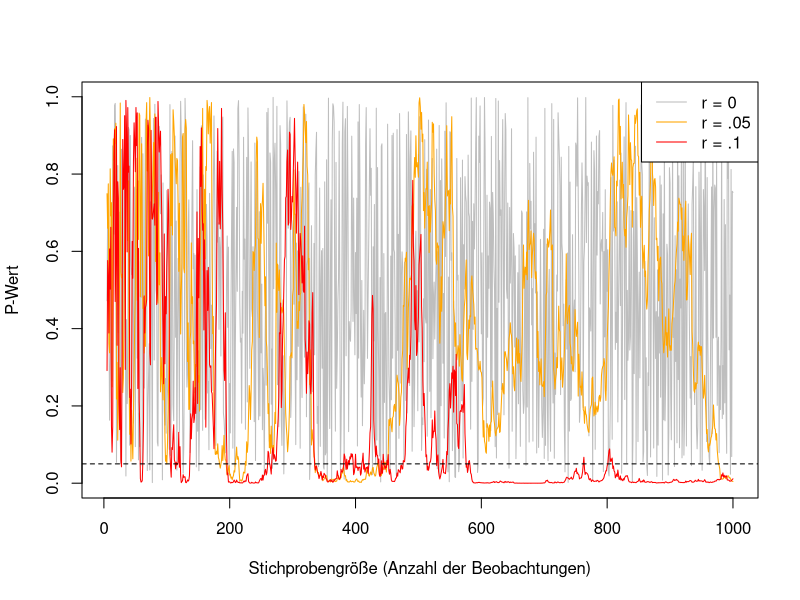

Here is the R script that generated this plot:
## ---- chunk 1
# P-Value Convergence ----------------------------------------------------- 
imax <- 5:1000 
p0 <- NULL 
p1 <- NULL 
p2 <- NULL 

for (i in imax) { 
  
  set.seed(42) 
  
  ds0 <- MASS::mvrnorm(n = i, mu = c(0,0), Sigma = matrix(c(1, 0, 0, 1), nrow = 2)) 
  ds1 <- MASS::mvrnorm(n = i, mu = c(0,0), Sigma = matrix(c(1, .05, .05, 1), nrow = 2)) 
  ds2 <- MASS::mvrnorm(n = i, mu = c(0,0), Sigma = matrix(c(1, .1, .1, 1), nrow = 2)) 
  
  p0 <- c(p0, cor.test(ds0[, 1], ds0[, 2])$p.value) 
  p1 <- c(p1, cor.test(ds1[, 1], ds1[, 2])$p.value) 
  p2 <- c(p2, cor.test(ds2[, 1], ds2[, 2])$p.value) 
  
} 

plot( y = p0, x = imax, type = "l", col = "grey", xlab = "Stichprobengröße (Anzahl der Beobachtungen)", ylab = "P-Wert") 
lines(y = p1, x = imax, col = "orange") 
lines(y = p2, x = imax, col = "red") 
abline(h = .05, lty = 2)
legend("topright", c("r = 0", "r = .05", "r = .1"), col = c("grey", "orange", "red"), lty = 1)
